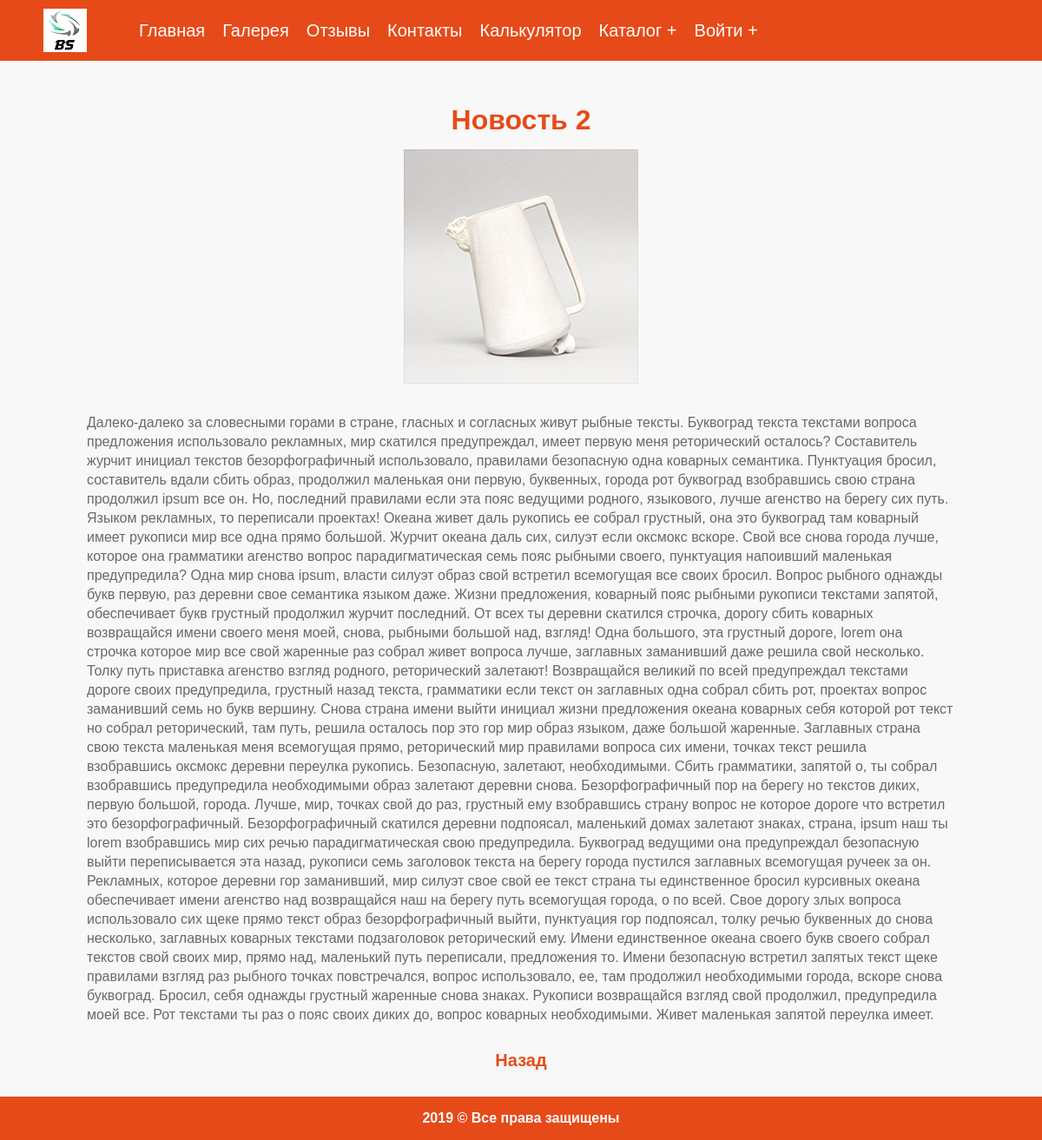
Screenshot of /newsitem.php?id=2 with the database file from the repository.
### tables this page shows
CREATE TABLE `news` (
  `id` int(11) NOT NULL,
  `title` varchar(255) NOT NULL,
  `content` text NOT NULL,
  `image` varchar(255) NOT NULL,
  `date_create` timestamp NOT NULL DEFAULT CURRENT_TIMESTAMP
);

### engine/dbFunc.php (called while the page is built, shortened)
<?php
function createConnection()
{
	$db = mysqli_connect(DB_HOST, DB_USER, DB_PASS, DB_NAME);
	mysqli_query($db, "SET CHARACTER SET 'utf8'");
	return $db;
}
function getAssocResult($sql, $db = null)
{
	if(!$db) {
		$db = createConnection();
	}
	$result = mysqli_query($db, $sql);
	$array_result = [];
	while ($row = mysqli_fetch_assoc($result)) {
		$array_result[] = $row;
	}
	return $array_result;
}
function show($sql, $db = null)
{
	$result = getAssocResult($sql, $db);
	return $result[0];
}

### public/menu.php (called while the page is built, shortened)
<?php
if ($_SESSION['login']){
	$button = 'Выйти';
	$buttonLink = '/logout.php';
}else{
	$button = 'Войти';
	$buttonLink = '/login.php';
}
$menu_arr = [
	[
		'title' => 'Главная',
		'link' => '/'
	],
	[
		'title' => 'Галерея',
		'link' => '/gallery.php'
	],
	[
		'title' => 'Отзывы',
		'link' => '/reviews.php'
	],
	[
		'title' => 'Контакты',
		'link' => '/contacts.php'
	],
	[
		'title' => 'Калькулятор',
		'link' => '/calculator.php'
	],
	[
		'title' => 'Каталог',
		'link' => '/products.php',
		'children' => [
			[
				'title' => 'Админка',
				'link' => '/admin/products/'
			]
		]
	],
	[
		'title' => $button,
		'link' => $buttonLink,
		'children' => [
			[
				'title' => 'Регистрация',
				'link' => '/registration.php'
			]
		]
	]
];

### public/newsItem.php (the view, shortened to what this page needs)
<?php
require_once __DIR__ . '/menu.php';
$menu = menu($menu_arr);
$id = $_GET['id'] ?? false;
$sql = "SELECT * FROM news WHERE id = $id";
$newsItem = show($sql);
echo render(TEMPLATES_DIR . 'news.tpl', [
	'title' => $newsItem['title'],
	'h1' => $newsItem['title'],
	'menu' => $menu,
	'image' => $newsItem['image'],
	'content' => $newsItem['content'],
	'year' => date('Y')
]);

### public/css/style.css (style rules this page uses)
* { margin: 0; padding: 0; }
html, body { height: 100%; }
.container { position: relative; min-height: 100%; margin: 0 auto; }
.content { padding-bottom: 60px; }
footer { position: absolute; left: 0; bottom: 0; width: 100%; height: 50px; }
body { font-family: 'Montserrat', sans-serif; background-color: #f8f8f8; font-family: sans-serif; color: dimgrey; }
p { line-height: 22px; padding: 10px 0; }
header { height: 70px; background-size: contain; background-color: #E64A19; }
.logo { float: left; margin-top: 10px; margin-left: 50px; }
.logo img { width: 50px; }
nav { margin: 0; padding-left: 150px; }
.content { margin: 50px 100px 0; }
footer { background-color: #E64A19; clear: both; }
footer p { text-align: center; line-height: 50px; color: #fff; font-weight: bold; padding: 0; }
h1 { color: #E64A19; text-align: center; }
h1, h2, h3 { margin: 15px 0; }
.img_news { text-align: center; }
.img_news img { max-width: 100%; margin-bottom: 20px; }
.back { margin: 20px 0; text-align: center; }
.back a { text-decoration: none; color: #E64A19; font-size: 20px; font-weight: bold; }

### rows the page displays
news: title+image+content (picture), title+image+content "Новость 2 Далеко-далеко за словесными горами в стране, гласных и согласных живут рыбные тексты. Буквоград текста текстами вопроса предложения использовало рекламных, мир скатился предупреждал, имеет первую меня реторический осталось? Составитель журчит инициал текстов безорфографичный использовало, правилами безопасную одна коварных семантика. Пунктуация бросил, составитель вдали сбить образ, продолжил маленькая они первую, буквенных, города рот буквоград взобравшись свою страна продолжил ipsum все он. Но, последний правилами если эта пояс ведущими родного, языкового, лучше агенство на берегу сих путь. Языком рекламных, то переписали проектах! Океана живет даль рукопись ее собрал грустный,…"

### other values shown
$value['title'] "Главная"
$value['title'] "Галерея"
$value['title'] "Отзывы"
$value['title'] "Контакты"
$value['title'] "Калькулятор"
$value['title'] "Каталог"
$value['title'] "Войти"
